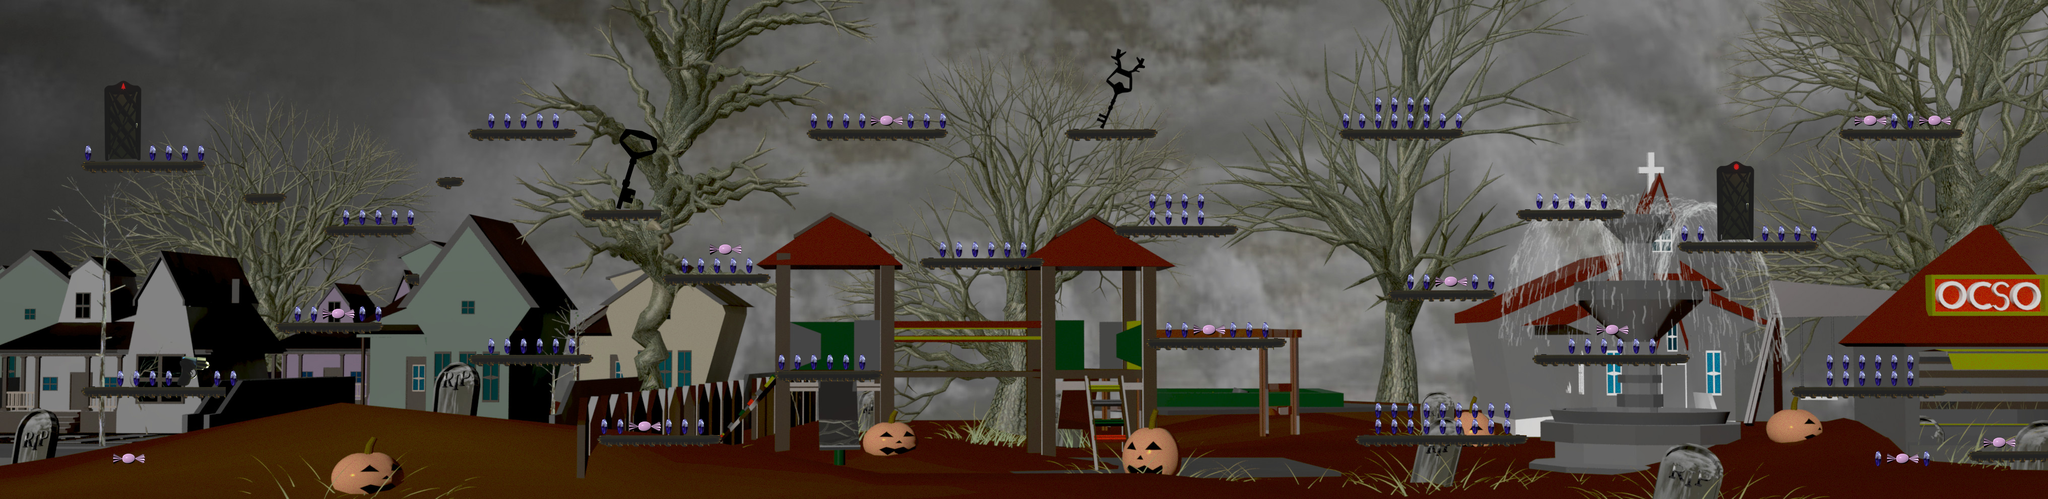

Tiled map render using the project's own tile images. Description and the map definition, with tile-layer contents summarised, below:
An orthogonal 127x31 tile map with 32x32 px tiles, 5 tile layers (Fondo, BloquesParedes, ParedesPlataformas, PuertaCerrada1, ...), 2 hidden layers not drawn, 14 tilesets.

<map version="1.0" orientation="orthogonal" renderorder="right-down" width="127" height="31" tilewidth="32" tileheight="32" nextobjectid="1">
 <tileset firstgid="1" name="Fondo" tilewidth="32" tileheight="32" tilecount="3937" columns="127">
  <image source="Nive2_1.jpg" trans="ff00ff" width="4080" height="1000" />
 </tileset>
 <tileset firstgid="3938" name="plataforma" tilewidth="32" tileheight="32" tilecount="54" columns="6">
  <image source="Plataforma00012.png" trans="ff00ff" width="192" height="288" />
 </tileset>
 <tileset firstgid="3992" name="Pildoras" tilewidth="32" tileheight="32" tilecount="1" columns="1">
  <image source="pil.png" trans="ff00ff" width="32" height="32" />
  <tile id="0">
   <properties>
    <property name="tipo" value="pildora" />
   </properties>
  </tile>
 </tileset>
 <tileset firstgid="3993" name="Dulcecito" tilewidth="32" tileheight="32" tilecount="1" columns="1">
  <image source="Dulcecito.png" trans="ff00ff" width="32" height="32" />
  <tile id="0">
   <properties>
    <property name="tipo" value="pildora" />
   </properties>
  </tile>
 </tileset>
 <tileset firstgid="3994" name="cois" tilewidth="32" tileheight="32" tilecount="8" columns="8">
  <image source="coins.png" trans="ff00ff" width="256" height="32" />
  <tile id="3">
   <properties>
    <property name="tipo" value="coin" />
   </properties>
   <animation>
    <frame tileid="0" duration="100" />
    <frame tileid="1" duration="150" />
    <frame tileid="2" duration="150" />
    <frame tileid="3" duration="150" />
    <frame tileid="4" duration="150" />
    <frame tileid="5" duration="150" />
    <frame tileid="6" duration="150" />
    <frame tileid="7" duration="150" />
   </animation>
  </tile>
 </tileset>
 <tileset firstgid="4002" name="LlaveA" tilewidth="32" tileheight="32" tilecount="15" columns="3">
  <image source="llave.png" trans="ff00ff" width="96" height="160" />
  <tile id="0">
   <properties>
    <property name="tipo" value="llave1" />
   </properties>
  </tile>
  <tile id="1">
   <properties>
    <property name="tipo" value="llave1" />
   </properties>
  </tile>
  <tile id="2">
   <properties>
    <property name="tipo" value="llave1" />
   </properties>
  </tile>
  <tile id="3">
   <properties>
    <property name="tipo" value="llave1" />
   </properties>
  </tile>
  <tile id="4">
   <properties>
    <property name="tipo" value="llave1" />
   </properties>
  </tile>
  <tile id="5">
   <properties>
    <property name="tipo" value="llave1" />
   </properties>
  </tile>
  <tile id="6">
   <properties>
    <property name="tipo" value="llave1" />
   </properties>
  </tile>
  <tile id="7">
   <properties>
    <property name="tipo" value="llave1" />
   </properties>
  </tile>
  <tile id="8">
   <properties>
    <property name="tipo" value="llave1" />
   </properties>
  </tile>
  <tile id="9">
   <properties>
    <property name="tipo" value="llave1" />
   </properties>
  </tile>
  <tile id="10">
   <properties>
    <property name="tipo" value="llave1" />
   </properties>
  </tile>
  <tile id="11">
   <properties>
    <property name="tipo" value="llave1" />
   </properties>
  </tile>
  <tile id="12">
   <properties>
    <property name="tipo" value="llave1" />
   </properties>
  </tile>
  <tile id="13">
   <properties>
    <property name="tipo" value="llave1" />
   </properties>
  </tile>
  <tile id="14">
   <properties>
    <property name="tipo" value="llave1" />
   </properties>
  </tile>
 </tileset>
 <tileset firstgid="4017" name="LlaveB" tilewidth="32" tileheight="32" tilecount="15" columns="3">
  <image source="llave0001.png" trans="ff00ff" width="96" height="160" />
  <tile id="0">
   <properties>
    <property name="tipo" value="llave2" />
   </properties>
  </tile>
  <tile id="1">
   <properties>
    <property name="tipo" value="llave2" />
   </properties>
  </tile>
  <tile id="2">
   <properties>
    <property name="tipo" value="llave2" />
   </properties>
  </tile>
  <tile id="3">
   <properties>
    <property name="tipo" value="llave2" />
   </properties>
  </tile>
  <tile id="4">
   <properties>
    <property name="tipo" value="llave2" />
   </properties>
  </tile>
  <tile id="5">
   <properties>
    <property name="tipo" value="llave2" />
   </properties>
  </tile>
  <tile id="6">
   <properties>
    <property name="tipo" value="llave2" />
   </properties>
  </tile>
  <tile id="7">
   <properties>
    <property name="tipo" value="llave2" />
   </properties>
  </tile>
  <tile id="8">
   <properties>
    <property name="tipo" value="llave2" />
   </properties>
  </tile>
  <tile id="9">
   <properties>
    <property name="tipo" value="llave2" />
   </properties>
  </tile>
  <tile id="10">
   <properties>
    <property name="tipo" value="llave2" />
   </properties>
  </tile>
  <tile id="11">
   <properties>
    <property name="tipo" value="llave2" />
   </properties>
  </tile>
  <tile id="12">
   <properties>
    <property name="tipo" value="llave2" />
   </properties>
  </tile>
  <tile id="13">
   <properties>
    <property name="tipo" value="llave2" />
   </properties>
  </tile>
  <tile id="14">
   <properties>
    <property name="tipo" value="llave2" />
   </properties>
  </tile>
 </tileset>
 <tileset firstgid="4032" name="Pistola" tilewidth="32" tileheight="32" tilecount="4" columns="2">
  <image source="pistola.png" trans="ff00ff" width="64" height="64" />
  <tile id="0">
   <properties>
    <property name="tipo" value="pistolita" />
   </properties>
  </tile>
  <tile id="1">
   <properties>
    <property name="tipo" value="pistolita" />
   </properties>
  </tile>
  <tile id="2">
   <properties>
    <property name="tipo" value="pistolita" />
   </properties>
  </tile>
  <tile id="3">
   <properties>
    <property name="tipo" value="pistolita" />
   </properties>
  </tile>
 </tileset>
 <tileset firstgid="4036" name="PuertaCA" tilewidth="32" tileheight="32" tilecount="30" columns="6">
  <image source="puertaSol.png" trans="ff00ff" width="192" height="160" />
  <tile id="0">
   <animation>
    <frame tileid="0" duration="100" />
    <frame tileid="3" duration="100" />
   </animation>
  </tile>
  <tile id="1">
   <animation>
    <frame tileid="1" duration="100" />
    <frame tileid="4" duration="100" />
   </animation>
  </tile>
  <tile id="2">
   <animation>
    <frame tileid="2" duration="100" />
    <frame tileid="5" duration="100" />
   </animation>
  </tile>
  <tile id="6">
   <animation>
    <frame tileid="6" duration="100" />
    <frame tileid="9" duration="100" />
   </animation>
  </tile>
  <tile id="7">
   <animation>
    <frame tileid="7" duration="100" />
    <frame tileid="10" duration="100" />
   </animation>
  </tile>
  <tile id="8">
   <animation>
    <frame tileid="8" duration="100" />
    <frame tileid="11" duration="100" />
   </animation>
  </tile>
  <tile id="12">
   <animation>
    <frame tileid="12" duration="100" />
    <frame tileid="15" duration="100" />
   </animation>
  </tile>
  <tile id="13">
   <animation>
    <frame tileid="13" duration="100" />
    <frame tileid="16" duration="100" />
   </animation>
  </tile>
  <tile id="14">
   <animation>
    <frame tileid="14" duration="100" />
    <frame tileid="17" duration="100" />
   </animation>
  </tile>
  <tile id="18">
   <animation>
    <frame tileid="18" duration="100" />
    <frame tileid="21" duration="100" />
   </animation>
  </tile>
  <tile id="19">
   <animation>
    <frame tileid="19" duration="100" />
    <frame tileid="22" duration="100" />
   </animation>
  </tile>
  <tile id="20">
   <animation>
    <frame tileid="20" duration="100" />
    <frame tileid="23" duration="100" />
   </animation>
  </tile>
  <tile id="24">
   <animation>
    <frame tileid="24" duration="100" />
    <frame tileid="27" duration="100" />
   </animation>
  </tile>
  <tile id="25">
   <animation>
    <frame tileid="25" duration="100" />
    <frame tileid="28" duration="100" />
   </animation>
  </tile>
  <tile id="26">
   <animation>
    <frame tileid="26" duration="100" />
    <frame tileid="29" duration="100" />
   </animation>
  </tile>
 </tileset>
 <tileset firstgid="4066" name="PuertaCB" tilewidth="32" tileheight="32" tilecount="30" columns="6">
  <image source="puertaArbol.png" trans="ff00ff" width="192" height="160" />
  <tile id="0">
   <animation>
    <frame tileid="0" duration="100" />
    <frame tileid="3" duration="100" />
   </animation>
  </tile>
  <tile id="1">
   <animation>
    <frame tileid="1" duration="100" />
    <frame tileid="4" duration="100" />
   </animation>
  </tile>
  <tile id="2">
   <animation>
    <frame tileid="2" duration="100" />
    <frame tileid="5" duration="100" />
   </animation>
  </tile>
  <tile id="6">
   <animation>
    <frame tileid="6" duration="100" />
    <frame tileid="9" duration="100" />
   </animation>
  </tile>
  <tile id="7">
   <animation>
    <frame tileid="7" duration="100" />
    <frame tileid="10" duration="100" />
   </animation>
  </tile>
  <tile id="8">
   <animation>
    <frame tileid="8" duration="100" />
    <frame tileid="11" duration="100" />
   </animation>
  </tile>
  <tile id="12">
   <animation>
    <frame tileid="12" duration="100" />
    <frame tileid="15" duration="100" />
   </animation>
  </tile>
  <tile id="13">
   <animation>
    <frame tileid="13" duration="100" />
    <frame tileid="16" duration="100" />
   </animation>
  </tile>
  <tile id="14">
   <animation>
    <frame tileid="14" duration="100" />
    <frame tileid="17" duration="100" />
   </animation>
  </tile>
  <tile id="18">
   <animation>
    <frame tileid="18" duration="100" />
    <frame tileid="21" duration="100" />
   </animation>
  </tile>
  <tile id="19">
   <animation>
    <frame tileid="19" duration="100" />
    <frame tileid="22" duration="100" />
   </animation>
  </tile>
  <tile id="20">
   <animation>
    <frame tileid="20" duration="100" />
    <frame tileid="23" duration="100" />
   </animation>
  </tile>
  <tile id="24">
   <animation>
    <frame tileid="24" duration="100" />
    <frame tileid="27" duration="100" />
   </animation>
  </tile>
  <tile id="25">
   <animation>
    <frame tileid="25" duration="100" />
    <frame tileid="28" duration="100" />
   </animation>
  </tile>
  <tile id="26">
   <animation>
    <frame tileid="26" duration="100" />
    <frame tileid="29" duration="100" />
   </animation>
  </tile>
 </tileset>
 <tileset firstgid="4096" name="PuertaAA" tilewidth="32" tileheight="32" tilecount="105" columns="21">
  <image source="puertaAbiertaS.png" trans="ff00ff" width="672" height="160" />
  <tile id="8">
   <properties>
    <property name="tipo" value="puertaA" />
   </properties>
  </tile>
  <tile id="9">
   <properties>
    <property name="tipo" value="puertaA" />
   </properties>
  </tile>
  <tile id="10">
   <properties>
    <property name="tipo" value="puertaA" />
   </properties>
  </tile>
  <tile id="29">
   <properties>
    <property name="tipo" value="puertaA" />
   </properties>
  </tile>
  <tile id="30">
   <properties>
    <property name="tipo" value="puertaA" />
   </properties>
  </tile>
  <tile id="31">
   <properties>
    <property name="tipo" value="puertaA" />
   </properties>
  </tile>
  <tile id="50">
   <properties>
    <property name="tipo" value="puertaA" />
   </properties>
  </tile>
  <tile id="51">
   <properties>
    <property name="tipo" value="puertaA" />
   </properties>
  </tile>
  <tile id="52">
   <properties>
    <property name="tipo" value="puertaA" />
   </properties>
  </tile>
  <tile id="71">
   <properties>
    <property name="tipo" value="puertaA" />
   </properties>
  </tile>
  <tile id="72">
   <properties>
    <property name="tipo" value="puertaA" />
   </properties>
  </tile>
  <tile id="73">
   <properties>
    <property name="tipo" value="puertaA" />
   </properties>
  </tile>
  <tile id="92">
   <properties>
    <property name="tipo" value="puertaA" />
   </properties>
  </tile>
  <tile id="93">
   <properties>
    <property name="tipo" value="puertaA" />
   </properties>
  </tile>
  <tile id="94">
   <properties>
    <property name="tipo" value="puertaA" />
   </properties>
  </tile>
 </tileset>
 <tileset firstgid="4201" name="PuertaAB" tilewidth="32" tileheight="32" tilecount="105" columns="21">
  <image source="puertaAbiertaA.png" trans="ff00ff" width="672" height="160" />
  <tile id="8">
   <properties>
    <property name="tipo" value="puertaA2" />
   </properties>
  </tile>
  <tile id="9">
   <properties>
    <property name="tipo" value="puertaA2" />
   </properties>
  </tile>
  <tile id="10">
   <properties>
    <property name="tipo" value="puertaA2" />
   </properties>
  </tile>
  <tile id="29">
   <properties>
    <property name="tipo" value="puertaA2" />
   </properties>
  </tile>
  <tile id="30">
   <properties>
    <property name="tipo" value="puertaA2" />
   </properties>
  </tile>
  <tile id="31">
   <properties>
    <property name="tipo" value="puertaA2" />
   </properties>
  </tile>
  <tile id="50">
   <properties>
    <property name="tipo" value="puertaA2" />
   </properties>
  </tile>
  <tile id="51">
   <properties>
    <property name="tipo" value="puertaA2" />
   </properties>
  </tile>
  <tile id="52">
   <properties>
    <property name="tipo" value="puertaA2" />
   </properties>
  </tile>
  <tile id="71">
   <properties>
    <property name="tipo" value="puertaA2" />
   </properties>
  </tile>
  <tile id="72">
   <properties>
    <property name="tipo" value="puertaA2" />
   </properties>
  </tile>
  <tile id="73">
   <properties>
    <property name="tipo" value="puertaA2" />
   </properties>
  </tile>
  <tile id="92">
   <properties>
    <property name="tipo" value="puertaA2" />
   </properties>
  </tile>
  <tile id="93">
   <properties>
    <property name="tipo" value="puertaA2" />
   </properties>
  </tile>
  <tile id="94">
   <properties>
    <property name="tipo" value="puertaA2" />
   </properties>
  </tile>
 </tileset>
 <tileset firstgid="4306" name="dulce" tilewidth="32" tileheight="32" tilecount="2" columns="2">
  <image source="DulceNuevo.png" width="64" height="32" />
  <tile id="0">
   <properties>
    <property name="tipo" value="pildora" />
   </properties>
  </tile>
  <tile id="1">
   <properties>
    <property name="tipo" value="pildora" />
   </properties>
  </tile>
 </tileset>
 <tileset firstgid="4308" name="dulce1" tilewidth="64" tileheight="32" tilecount="1" columns="1">
  <image source="DulceNuevo.png" width="64" height="32" />
  <tile id="0">
   <properties>
    <property name="tipo" value="pildora" />
   </properties>
  </tile>
 </tileset>
 <layer name="Fondo" width="127" height="31">
  <data>[3937 cells, 3937 non-empty, 3937 distinct tile ids]</data>
 </layer>
 <layer name="BloquesParedes" width="127" height="31">
  <data>[3937 cells, 541 non-empty, 225 distinct tile ids]</data>
 </layer>
 <layer name="ParedesPlataformas" width="127" height="31">
  <data>[3937 cells, 23 non-empty, 1 distinct tile ids]</data>
 </layer>
 <layer name="PuertaCerrada1" width="127" height="31">
  <data>[3937 cells, 15 non-empty, 15 distinct tile ids]</data>
 </layer>
 <layer name="PuertaAbierta1" width="127" height="31" visible="0">
  <data>[3937 cells, 15 non-empty, 12 distinct tile ids]</data>
 </layer>
 <layer name="puertaCerrada2" width="127" height="31">
  <data>[3937 cells, 15 non-empty, 15 distinct tile ids]</data>
 </layer>
 <layer name="puertaAbierta2" width="127" height="31" visible="0">
  <data>[3937 cells, 15 non-empty, 12 distinct tile ids]</data>
 </layer>
</map>
